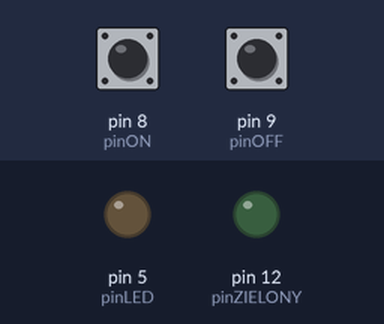
A sketch run on a simulated Arduino Uno, built with avr-gcc and run on an emulated ATmega328P. Parts: output pins drawn as LEDs (lit = HIGH). The test bench sets the inputs (shaded band); at power-on: pin 8 (pinON) HIGH, pin 9 (pinOFF) HIGH. What the sketch prints to the serial monitor is not drawn.

Above: at 1.2 s.
1.3 s: pin 8 (pinON) pulled LOW for 1 s
At 3.5 s:
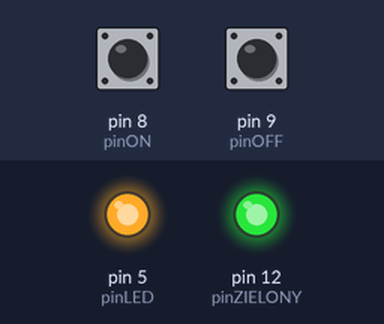
3.8 s: pin 9 (pinOFF) pulled LOW for 1 s
At 4.1 s:
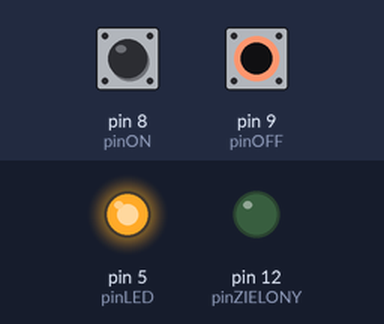
6.3 s: pin 8 (pinON) pulled LOW for 0.15 s
At 7.7 s:
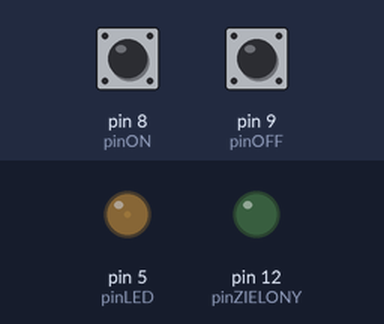
8.0 s: pin 8 (pinON) pulled LOW for 3.2 s
At 8.5 s:
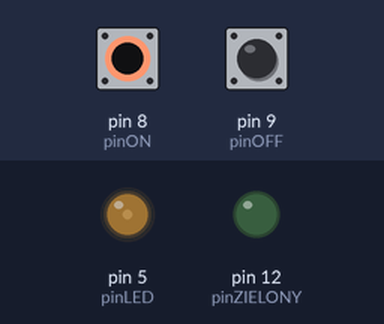
Timing chart, 0 to 11.0 s (numbered marks = the images above; inputs shaded):
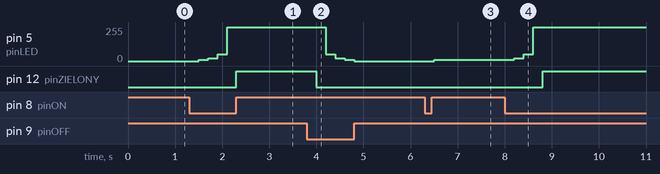

The sketch:

PrzyciskiPushup.ino
```cpp
/*
 Name:		PrzyciskiPushup.ino
 Created:	11/6/2021 3:47:54 PM
 Author:	kryst
*/

int pinLED = 5;
int pinON = 8;
int pinOFF = 9;
int pinZIELONY = 12;
int ilosc = 0;

void setup()
{
    pinMode(pinLED, OUTPUT);
    pinMode(pinON, INPUT_PULLUP);
    pinMode(pinOFF, INPUT_PULLUP);
    pinMode(pinZIELONY, OUTPUT);
    Serial.begin(9600);
}

void loop()
{
    Serial.println(digitalRead(pinON));
    if (digitalRead(pinON) == LOW)
    {
        ilosc++;
        delay(200);
        switch (ilosc)
        {
        case 1: analogWrite(pinLED, 10);
            break;
        case 2: analogWrite(pinLED, 20);
            break;
        case 3: analogWrite(pinLED, 50);
            break;
        case 4: analogWrite(pinLED, 255);
            break;
        case 5: analogWrite(pinZIELONY, 255);
            break;
        }
    }
    if (digitalRead(pinOFF) == LOW)
    {
        ilosc--;
        delay(200);
        switch (ilosc)
        {
        case 0: analogWrite(pinLED, 0);
            break;
        case 1: analogWrite(pinLED, 10);
            break;
        case 2: analogWrite(pinLED, 20);
            break;
        case 3: analogWrite(pinLED, 50);
            break;
        case 4: analogWrite(pinLED, 255); analogWrite(pinZIELONY, 0);
            break;
        case 5: analogWrite(pinZIELONY, 255);
            break;
        }
    }
}
```

Measured:
- after the input at 1.3 s, pin 5 (pinLED): 0/255 → 10/255 after 0.20 s, → 20/255 0.20 s later, → 50/255 0.20 s later, → 255/255 0.20 s later; pin 12 (pinZIELONY): LOW → HIGH after 1.0 s
- after the input at 3.8 s, pin 5 (pinLED): 255/255 → 50/255 after 0.40 s, → 20/255 0.20 s later, → 10/255 0.20 s later, → 0/255 0.20 s later; pin 12 (pinZIELONY): HIGH → LOW after 0.20 s
- after the input at 6.3 s, pin 5 (pinLED): 0/255 → 10/255 after 0.20 s
- after the input at 8.0 s, pin 5 (pinLED): 10/255 → 20/255 after 0.20 s, → 50/255 0.20 s later, → 255/255 0.20 s later; pin 12 (pinZIELONY): LOW → HIGH after 0.80 s
